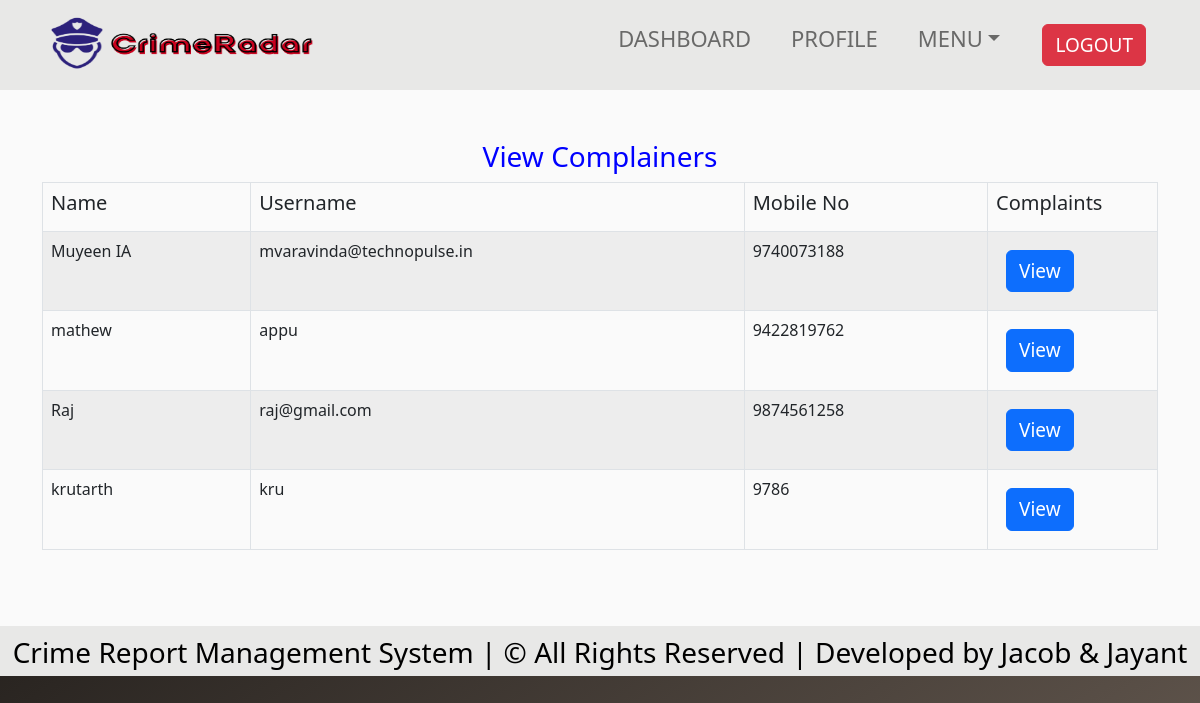
Page /viewcomplainer.php (signed in) on the committed database.
### tables this page shows
CREATE TABLE `complainer` (
  `complainer_id` int(11) NOT NULL,
  `name` varchar(100) NOT NULL,
  `username` varchar(100) NOT NULL,
  `gender` enum('m','f','o') NOT NULL,
  `mobile` varchar(20) NOT NULL,
  `password` varchar(255) NOT NULL,
  `status` varchar(10) NOT NULL
);

### viewcomplainer.php (the view, shortened to what this page needs)
<?php
include("connect.php");
?>
<html lang="en">
  <head>
    <link href="https://cdn.jsdelivr.net/npm/bootstrap@5.2.3/dist/css/bootstrap.min.css" rel="stylesheet">
    <link rel="stylesheet" href="style.css">
</head>
  <body>
  <header>
        <nav class="navbar navbar-expand-lg ">
            <div class="container-fluid">
                <a class="navbar-brand" href="#">
                    <img class="x" src="logo.png" alt="Bootstrap" width="300" height="75">
                </a>
                <div class="collapse navbar-collapse justify-content-end" id="navbarTogglerDemo02">
                    <ul class="navbar-nav ms-auto" >
                            <li class="nav-item"><a class="nav-link" href="dashboard.php">DASHBOARD</a></li>
                            <li class="nav-item"><a class="nav-link" href="copprofile.php">PROFILE</a></li>
                            <li class="nav-item dropdown">
          <a class="nav-link dropdown-toggle" href="#" role="button" data-bs-toggle="dropdown" aria-expanded="false">MENU</a>
        </li>
                            <li class="nav-item"><a class="btn btn-danger" href="logout.php">LOGOUT</a></li>
                    </ul>
                </div>
            </div>
        </nav>
    </header>
        <section class="pad50" style="background-color: rgba(250, 250, 250, 1);">
            <div class="container">
                <div class="row">
                    <div class="col-md-12">
                        <div class="text-section">
<h3 class="underline"><span>View Complainers</span></h3>
<p class="mb30">
<table id="datatable"  class="table table-striped table-bordered">
	<thead>
		<tr>
	    	<th><h5>Name</h5></th>
			<th><h5>Username</h5></th>
			<th><h5> Mobile No</h5></th>
			<th style='width: 170px;'><h5>Complaints</h5></th>
		</tr>
	</thead>
	<tbody>
		<?php
		$sql = "SELECT * FROM complainer";
		$qsql = mysqli_query($con,$sql);
		while($rs = mysqli_fetch_array($qsql))
		{
			echo "<tr>
						<td>$rs[name]</td>
						<td>$rs[username]</td>
						<td>$rs[mobile]</td>
						<td>
			<a href='viewcomplaint.php?complainerid=$rs[complainer_id]' class='btn btn-primary'>View</a>
			</td>
				</tr>";
		}
	?>
	</tbody>
</table>
</p>
                        </div>
                    </div>
                </div>
            </div>
        </section>
        <footer>
            <h3 class="footer_text">Crime Report Management System | © All Rights Reserved | Developed by Jacob & Jayant </h3>
        </footer>
    </body>
</html>

### style.css (style rules this page uses)
* { box-sizing: border-box; padding: 0; margin: 0; }
nav { background-color:#e8e8e7; height: 90px; top:0; width: 100%; color: black; }
.x { margin-left: 22px; }
.navbar-nav { float: right; margin-right: 20px; color: black; font-size: 22px; }
.navbar-nav li { display: inline-block; margin: 0 12px; }
body { background-image: linear-gradient(to bottom right, rgb(0, 0, 0), rgba(44, 29, 17, 0.747)); height:100%; width: 100%; color: white; padding: 0; }
.container { padding-top:50px; padding-bottom: 60px; margin:auto auto; }
.btn { margin:10px; font-size:19px; }
footer { background-color:#e8e8e7 ; height: 50px; width: 100%; }
.footer_text { text-align: center; color:black; top: 20%; position: relative; }
.underline { color: blue; text-align:center; }

### rows in the picture
complainer: name "Muyeen IA", username "mvaravinda@technopulse.in", mobile "9740073188"
complainer: name "mathew", username "appu", mobile "9422819762"
complainer: name "Raj", username "raj@gmail.com", mobile "9874561258"
complainer: name "krutarth", username "kru", mobile "9786"
